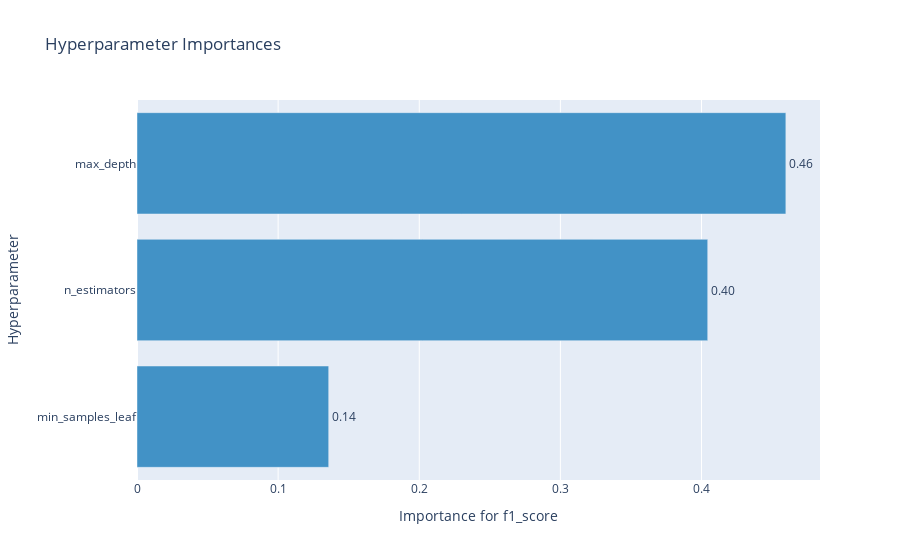

Notebook cell for this chart:
### Code cell
optuna.visualization.plot_param_importances(study_ranFor, target_name="f1_score")

### Figure 1 — Plotly figure (JSON) as saved in the notebook; plotly's stock layout.template omitted (floating-point values rounded to 4 significant figures)
{"data": [{"cliponaxis": false, "hovertemplate": ["min_samples_leaf (IntDistribution): 0.1358288786534094<extra></extra>", "n_estimators (IntDistribution): 0.40440352914861943<extra></extra>", "max_depth (IntDistribution): 0.45976759219797114<extra></extra>"], "marker": {"color": "rgb(66,146,198)"}, "orientation": "h", "text": ["0.14", "0.40", "0.46"], "textposition": "outside", "type": "bar", "x": [0.1358, 0.4044, 0.4598], "y": ["min_samples_leaf", "n_estimators", "max_depth"]}], "layout": {"showlegend": false, "title": {"text": "Hyperparameter Importances"}, "xaxis": {"title": {"text": "Importance for f1_score"}}, "yaxis": {"title": {"text": "Hyperparameter"}}}}
